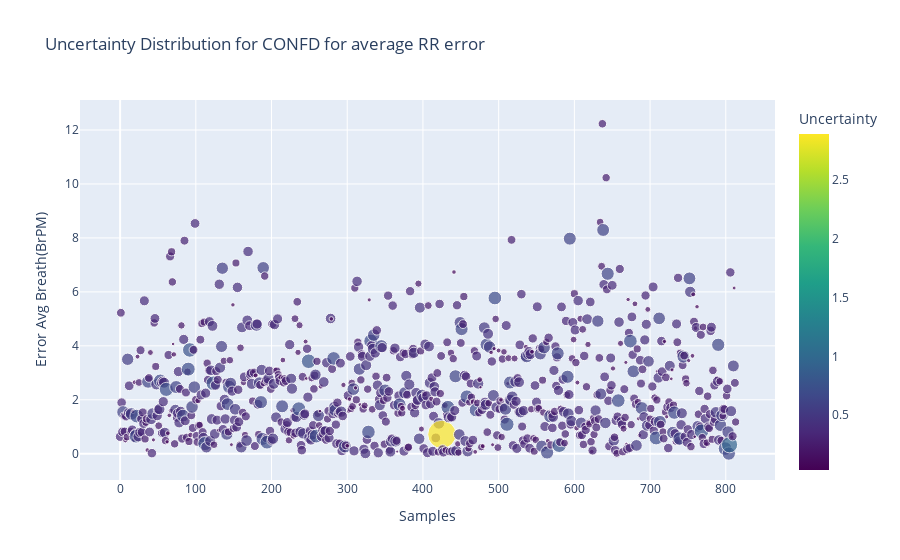
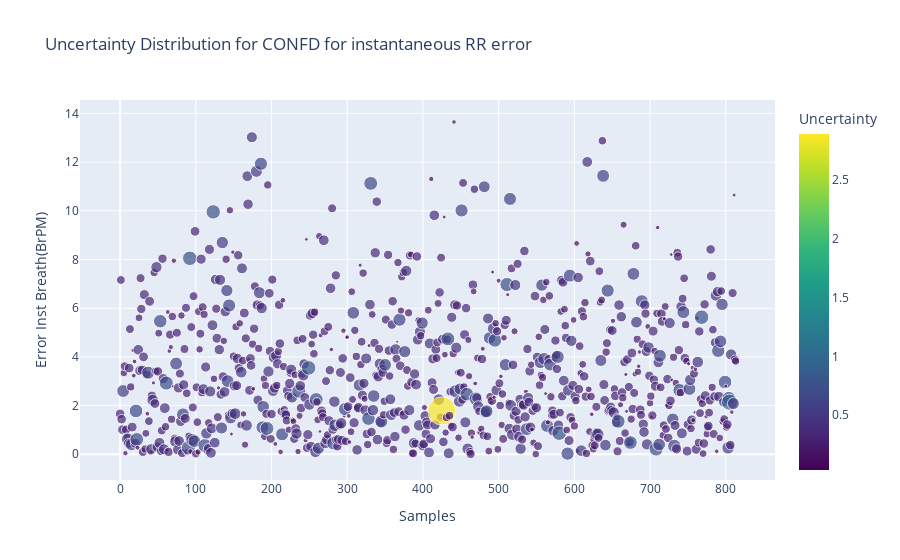

Write notebook code for charts like these, in order.
### Code cell
if input_conf == 'confd':
    fig1 = px.scatter(data_confd,x = 'Samples', y="Error Avg Breath(BrPM)",title="Uncertainty Distribution for "+input_conf.upper()+ " for average RR error" ,
                     color="Uncertainty", color_continuous_scale=px.colors.sequential.Viridis,size='Uncertainty')
    
    fig2 = px.scatter(data_confd,x = 'Samples', y="Error Inst Breath(BrPM)",title="Uncertainty Distribution for "+input_conf.upper()+ " for instantaneous RR error" ,
                     color="Uncertainty", color_continuous_scale=px.colors.sequential.Viridis,size='Uncertainty')
    fig1.show()
    fig2.show()

### Figure 1 — Plotly figure (JSON) as saved in the notebook; plotly's stock layout.template omitted (floating-point values rounded to 4 significant figures; data arrays with more than 128 entries replaced by an {"elided": "..."} marker saying what was removed)
{"data": [{"hovertemplate": "Samples=%{x}<br>Error Avg Breath(BrPM)=%{y}<br>Uncertainty=%{marker.color}<extra></extra>", "legendgroup": "", "marker": {"color": {"elided": "814 float values"}, "coloraxis": "coloraxis", "size": {"elided": "814 float values"}, "sizemode": "area", "sizeref": 0.007229, "symbol": "circle"}, "mode": "markers", "name": "", "orientation": "v", "showlegend": false, "type": "scatter", "x": {"elided": "814 int values"}, "xaxis": "x", "y": {"elided": "814 float values"}, "yaxis": "y"}], "layout": {"coloraxis": {"colorbar": {"title": {"text": "Uncertainty"}}, "colorscale": [[0, "#440154"], [0.1111, "#482878"], [0.2222, "#3e4989"], [0.3333, "#31688e"], [0.4444, "#26828e"], [0.5556, "#1f9e89"], [0.6667, "#35b779"], [0.7778, "#6ece58"], [0.8889, "#b5de2b"], [1, "#fde725"]]}, "legend": {"itemsizing": "constant", "tracegroupgap": 0}, "title": {"text": "Uncertainty Distribution for CONFD for average RR error"}, "xaxis": {"anchor": "y", "domain": [0, 1], "title": {"text": "Samples"}}, "yaxis": {"anchor": "x", "domain": [0, 1], "title": {"text": "Error Avg Breath(BrPM)"}}}}

### Figure 2 — Plotly figure (JSON) as saved in the notebook; plotly's stock layout.template omitted (floating-point values rounded to 4 significant figures; data arrays with more than 128 entries replaced by an {"elided": "..."} marker saying what was removed)
{"data": [{"hovertemplate": "Samples=%{x}<br>Error Inst Breath(BrPM)=%{y}<br>Uncertainty=%{marker.color}<extra></extra>", "legendgroup": "", "marker": {"color": {"elided": "814 float values"}, "coloraxis": "coloraxis", "size": {"elided": "814 float values"}, "sizemode": "area", "sizeref": 0.007229, "symbol": "circle"}, "mode": "markers", "name": "", "orientation": "v", "showlegend": false, "type": "scatter", "x": {"elided": "814 int values"}, "xaxis": "x", "y": {"elided": "814 float values"}, "yaxis": "y"}], "layout": {"coloraxis": {"colorbar": {"title": {"text": "Uncertainty"}}, "colorscale": [[0, "#440154"], [0.1111, "#482878"], [0.2222, "#3e4989"], [0.3333, "#31688e"], [0.4444, "#26828e"], [0.5556, "#1f9e89"], [0.6667, "#35b779"], [0.7778, "#6ece58"], [0.8889, "#b5de2b"], [1, "#fde725"]]}, "legend": {"itemsizing": "constant", "tracegroupgap": 0}, "title": {"text": "Uncertainty Distribution for CONFD for instantaneous RR error"}, "xaxis": {"anchor": "y", "domain": [0, 1], "title": {"text": "Samples"}}, "yaxis": {"anchor": "x", "domain": [0, 1], "title": {"text": "Error Inst Breath(BrPM)"}}}}
